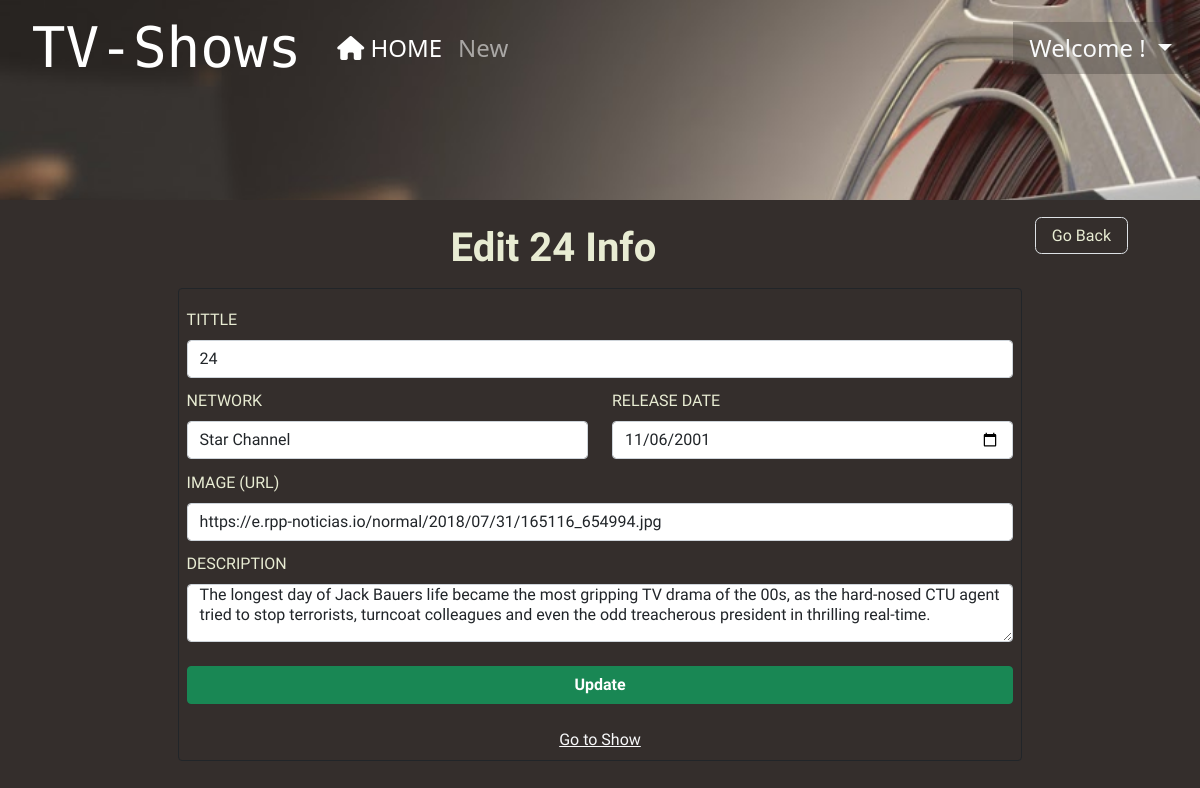
The page /shows/15/edit (signed in) on the database its author committed.
### crud/models.py (models this page shows, shortened)
class Show(models.Model):
  title = models.CharField(max_length=255)
  network = models.ForeignKey(Network, related_name="network", on_delete = models.CASCADE)
  release_date = models.DateTimeField()
  img_show = models.URLField(default='https://www.pngkey.com/png/full/331-3315307_our-insert-name-here-meme.png')
  description = models.TextField()
  created_at = models.DateTimeField(auto_now_add=True)
  updated_at = models.DateTimeField(auto_now=True)
  objects=ShowManager()

class Network(models.Model):
  name = models.CharField(max_length=255)
  created_at = models.DateTimeField(auto_now_add=True)
  updated_at = models.DateTimeField(auto_now=True)

### crud/decorator.py (the view)
  def wrapper(request, *args, **kwargs):
    if 'user' not in request.session:
      messages.error(request,'Please, sign in or register')
      return redirect ('/register')
    log_rq = func(request, *args, **kwargs)
    return log_rq

### crud/decorator.py (called while the page is built)
def login_rq(func):
  def wrapper(request, *args, **kwargs):
    if 'user' not in request.session:
      messages.error(request,'Please, sign in or register')
      return redirect ('/register')
    log_rq = func(request, *args, **kwargs)
    return log_rq
  return wrapper

### crud/views.py (called while the page is built)
@login_rq
def edit(request, id_show):
  show = Show.objects.get(id=id_show)
  networks = Network.objects.all()
  date_st = show.release_date.strftime('%Y-%m-%d')
  context = {
    "show": show,
    "networks":networks,
    "date_st":date_st
  }
  return render(request, "update.html", context)

### crud/templates/update.html (shortened to what this page needs)
{% extends "base.html" %}
{% block estilo %}
  {% load static %}
{% endblock %}
{% block btn%}
<div class="goback"><a class=" border ex px-3 py-2" href="/shows" id="ex">Go Back</a></div>
{% endblock %}
{%block titulo%}
Edit {{show.title}} Info
{%endblock%}
{%block content%}
<div class="border px-2 py-2 rounded border-dark" id="formulario">
  <form class="col text-center" action="/shows/{{show.id}}/update" method="POST">
    <label for="show_title" class="form-label">Tittle</label>
    <input type="text" class="form-control" id="show_title" name="show_title" value='{{show.title}}'>
    <div class="row">
      <div class="col-6">
        <label for="network_id" class="form-label">Network</label>
        <select class="form-control mt-1 col-4 text-dark" id="network_id" name="network_id">
          {% for net in networks %}
          <option {% if net.id == show.network_id %} value="{{net.id}}"selected {% endif %}> {{net.name}}</option>
          {% endfor %}
        </select>
      </div>
      <div class="col-6">
        <label for="r_date" class="form-label">Release date</label>
        <input type="date" class="form-control" id="r_date" name='r_date' value="{{date_st}}">
      </div>
    </div>
    <label for="url_img" class="form-label">Image (URL)</label>
    <input type="text" class="form-control" value="{{show.img_show}}" id="url_img" name="url_img">
    <label for="desc" class="form-label">Description</label>
    <div class="form-floating">
      <textarea class="form-control pt-0" id="desc" name="desc">{{show.description}}</textarea>
    </div>
    <button type="submit" class="btn btn-success fw-bold text-center my-4" id="btn_enviar">Update</button>
    <a class="bg-none text-decoration-underline text-light fs-6" id="ex" href="/shows/{{show.id}}"></i> Go to Show </a>
  </form>
</div>
{%endblock%}

### crud/static/css/main_style.css (style rules this page uses)
body { background-color: rgb(52,46,44); color: white; background-attachment: fixed; position:-ms-page; z-index:1; width:100%; height:100%; }

### crud/static/css/style.css (style rules this page uses)
a,a:link,a:visited { text-decoration: none; color: rgb(232, 236, 211); }
#formulario { margin: 0 auto; width: 80%; }
.form-label { float:left; margin-top: 0.7rem; text-transform: uppercase; }
.btn { width: 100%; }
.goback { float: right; }
#ex { border: rgb(232, 236, 211); border-radius: 0.4rem; }

### rows shown on the page
Show: title "24", show_title "24", network_id "Star Channel", url_img "https://e.rpp-noticias.io/normal/2018/07/31/165116_654994.jpg", desc "The longest day of Jack Bauers life became the most gripping TV drama of the 00s, as the hard-nosed CTU agent tried to stop terrorists, turncoat colleagues and even the odd treacherous president in thrilling real-time."
